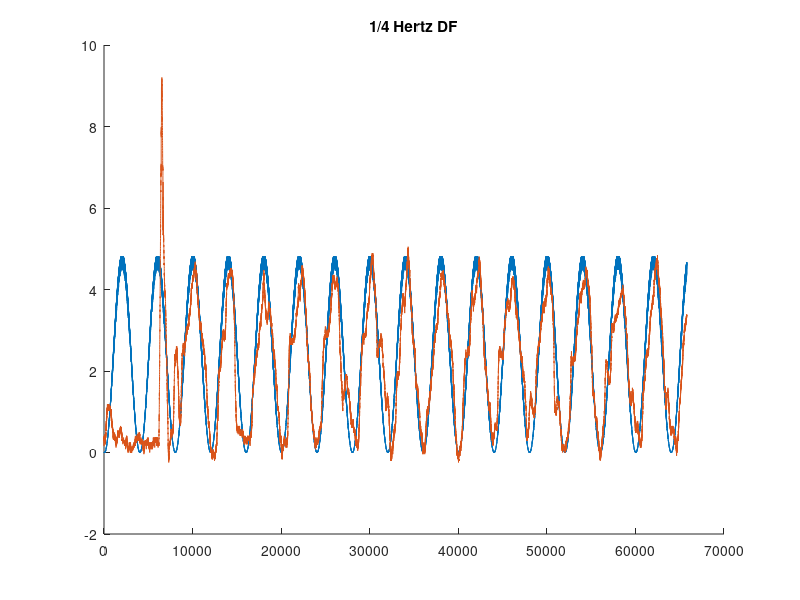
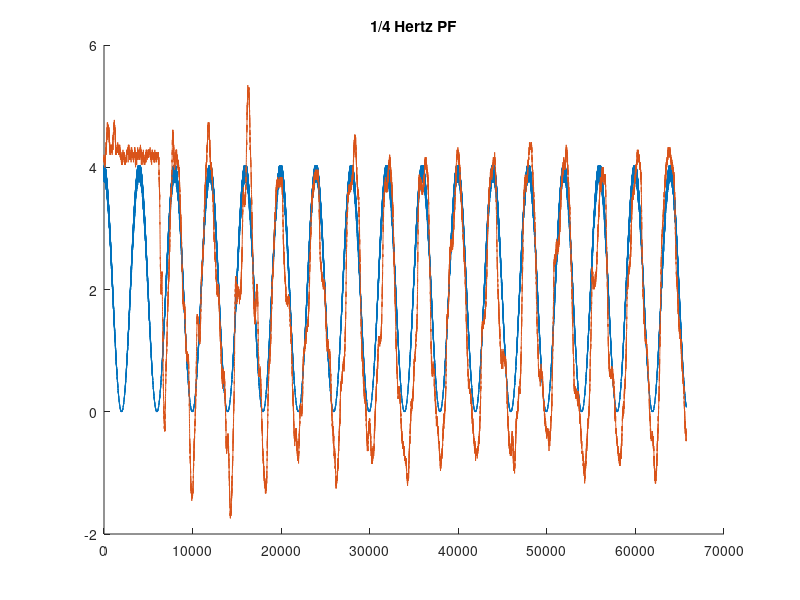
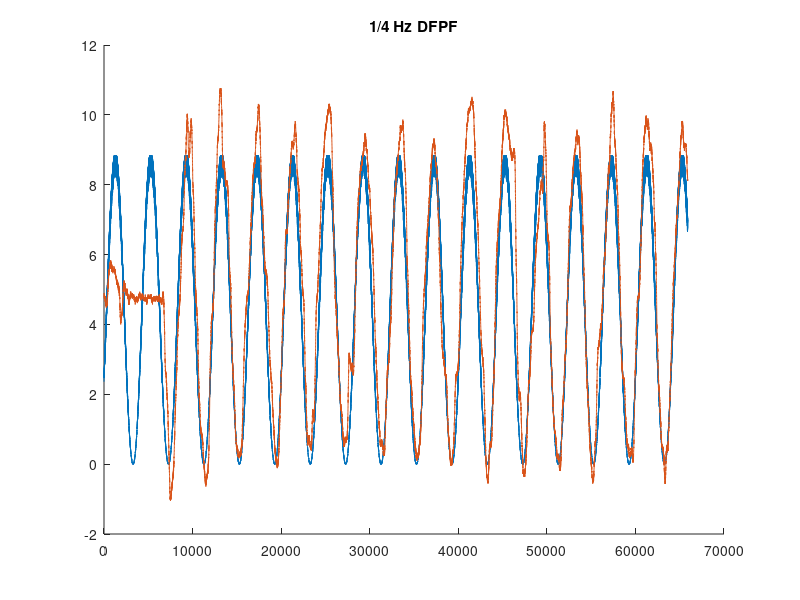

The MATLAB source for these figures, in order:
%% Patient 7 -- 1/4 Hz, initial data loading

clear;
clc;

P7mvcDF = load('Patient7_MVC_DF.txt'); % Loading Pat7 MVC DF data
P7mvcPF = load('Patient7_MVC_PF.txt'); % Loading Pat 7 MVC PF data

P7quarterDF = load('PatNo7_VR_AnklePosNeutral_DF_0-25Hz.txt'); % patient-hz-DF or PF
P7quarterPF = load('PatNo7_VR_AnklePosNeutral_PF_0-25Hz.txt');
P7quarterDFPF = load('PatNo7_VR_AnklePosNeutral_DFPF_0-25Hz.txt');

%% Calling reference and measured vectors

mvcDF_measured = P7mvcDF(:,1); % calling DF MVC data for Pat7
mvcPF_measured = P7mvcPF(:,1); % calling PF MVC data for Pat8

P7quarterDF_m = P7quarterDF(:,1); % column 1 is measured
P7quarterDF_ref = P7quarterDF(:,2); % column 2 is reference
P7quarterPF_m = P7quarterPF(:,1);
P7quarterPF_ref = P7quarterPF(:,2);
P7quarterDFPF_m = P7quarterDFPF(:,1);
P7quarterDFPF_ref = P7quarterDFPF(:,2);

%% Determining zero level

zerolvlquartDF = min(P7quarterDF_m(1:4500));
P7quarterDF_m = P7quarterDF_m - zerolvlquartDF;

zerolvlquartPF = min(P7quarterPF_m(1:4500));
P7quarterPF_m = P7quarterPF_m - zerolvlquartPF;

zerolvlquartDFPF = min(P7quarterDFPF_m(1:4500));
P7quarterDFPF_m = P7quarterDFPF_m - zerolvlquartDFPF;

%% Zero level DF

zerolevel1DF = round(mean(mvcDF_measured(1:4500)));
mvcDF1 = max(mvcDF_measured(5500:9500)) - zerolevel1DF;
zerolevel2DF = round(mean(mvcDF_measured(10500:24500)));
mvcDF2 = max(mvcDF_measured(25500:29500)) - zerolevel2DF;
zerolevel3DF = round(mean(mvcDF_measured(30500:44500)));
mvcDF3 = max(mvcDF_measured(45550:end)) - zerolevel3DF;

%% Zero level PF

zerolevel1PF = round(mean(mvcPF_measured(1:4500)));
mvcPF1 = min(mvcPF_measured(5500:9500)) - zerolevel1PF;
zerolevel2PF = round(mean(mvcPF_measured(10500:24500)));
mvcPF2 = min(mvcPF_measured(25500:29500)) - zerolevel2PF;
zerolevel3PF = round(mean(mvcPF_measured(30500:44500)));
mvcPF3 = min(mvcPF_measured(45550:end)) - zerolevel3PF;

%% Zero level DFPF


%% Plotting

serial2lbs_bipolar = 125/2048;
lbs2NmAt15cm = 4.448*.15;

mvcDF_serial = max([mvcDF1, mvcDF2, mvcDF3]);
mvcDF_Nm = abs(mvcDF_serial)*serial2lbs_bipolar*lbs2NmAt15cm;

mvcPF_serial = min([mvcPF1, mvcPF2, mvcPF3]);
mvcPF_Nm = abs(mvcPF_serial)*serial2lbs_bipolar*lbs2NmAt15cm;

mvcDFPF_serial = (mvcDF_serial+abs(mvcPF_serial))/2;
mvcDFPF_Nm = abs(mvcDFPF_serial)*serial2lbs_bipolar*lbs2NmAt15cm;

refsigserial2NmDF = mvcDF_Nm/4096*0.2;
refsigserial2NmPF = mvcPF_Nm/4096*0.2;
refsigserial2NmDFPF = mvcDFPF_Nm/2048*0.2;

clear figures;
figure(1)
title('1/4 Hertz DF');
hold on;
plot(P7quarterDF_ref*refsigserial2NmDF);
plot(P7quarterDF_m*serial2lbs_bipolar*lbs2NmAt15cm);
hold off;

figure(2)
title('1/4 Hertz PF');
hold on;
plot(P7quarterPF_ref*refsigserial2NmPF);
plot(P7quarterPF_m*serial2lbs_bipolar*lbs2NmAt15cm+4); % plus 4 fudge factor??
hold off;

figure(3);
title('1/4 Hz DFPF');
hold on;
plot(P7quarterDFPF_ref*refsigserial2NmDFPF);
plot(P7quarterDFPF_m*serial2lbs_bipolar*lbs2NmAt15cm+4);
hold off;




